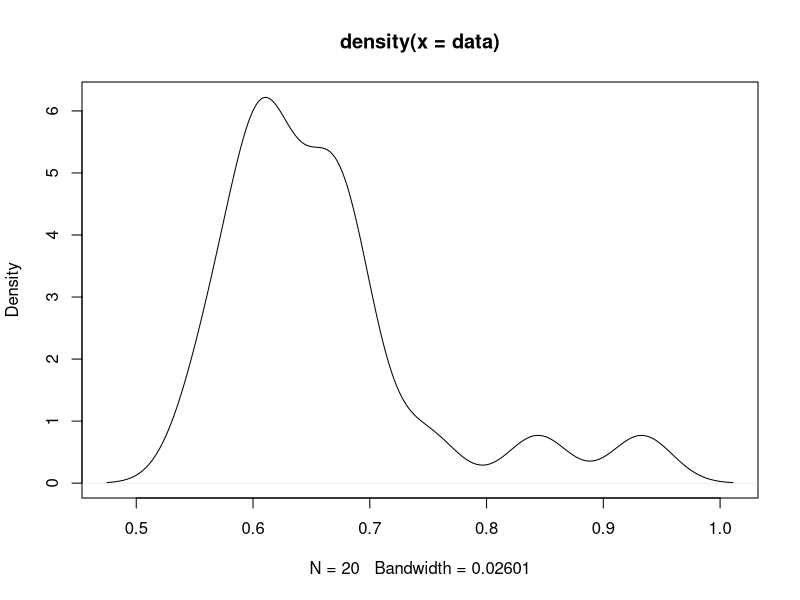
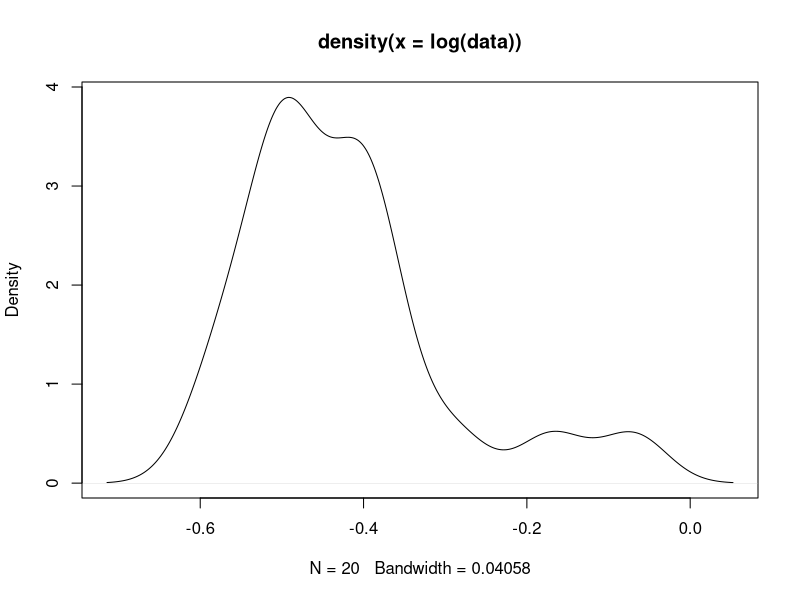
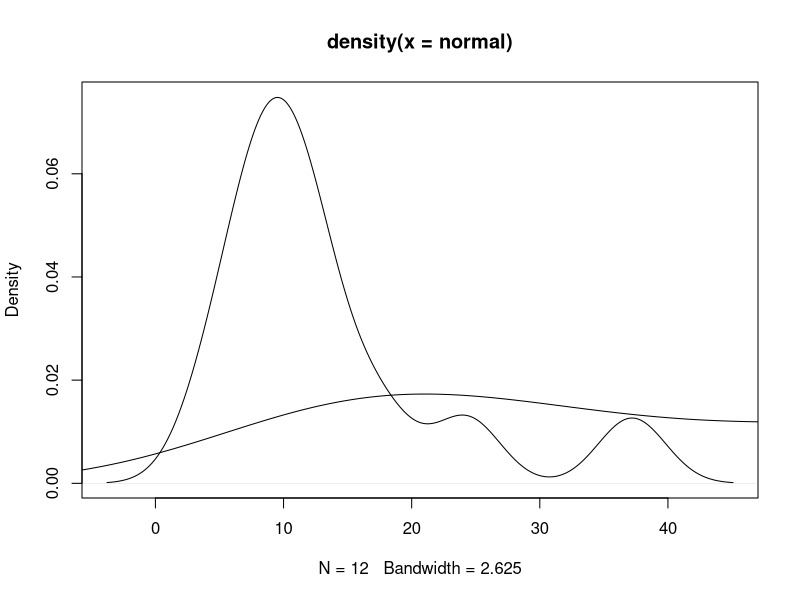
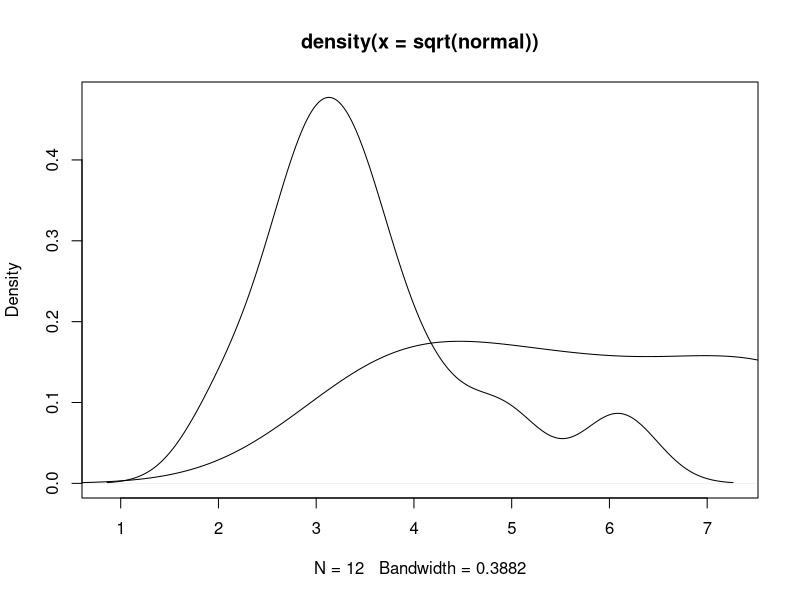
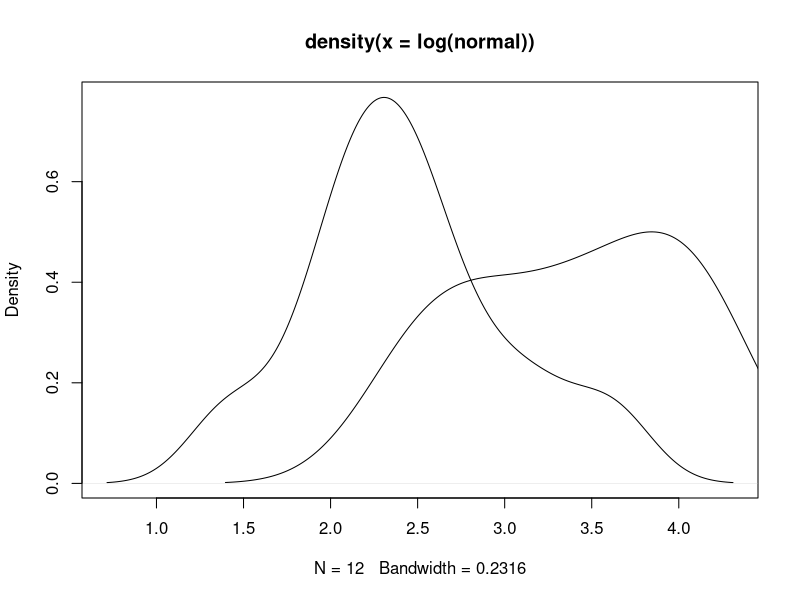
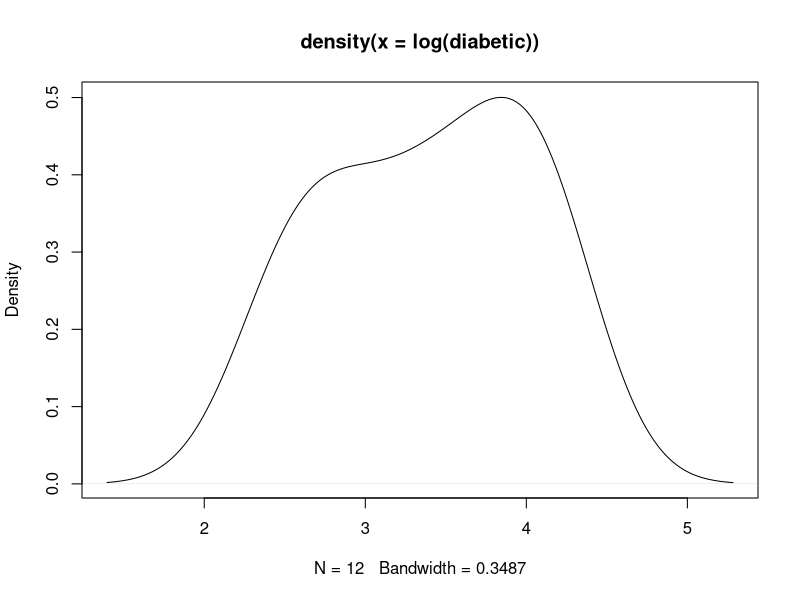
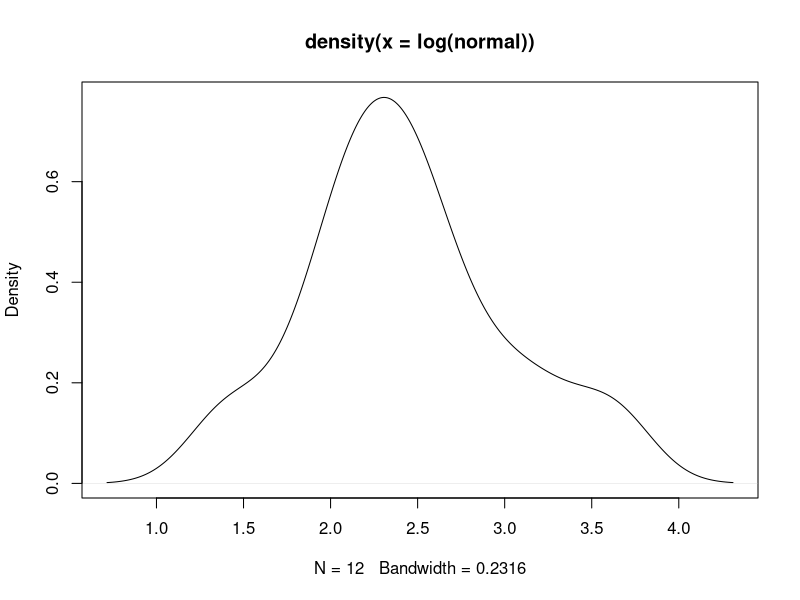

R code for these plots, in order: (Note: this script raises an error after producing the figures.)
# Question 1
# 10.5 Problem Set D 1&2 
# 1)
data = c(0.693, 0.662, 0.690, 0.606, 0.570,0.749, 0.672, 0.628, 0.609, 0.844,0.654, 0.615, 0.668, 0.601, 0.576,0.670, 0.606 ,0.611, 0.553, 0.933)
plot(density(data))
plot(density(log(data)))
# Assumption of normality is more plausible with the log graph
# because its a more smooth curve than the other graph
# thus a more normal distribution

# 2)
# H0: Using golden ratio
# H1: Not using golden ratio
t.test(log(data), mu = 0.618034)
# p-value < 2.2e-16, therefore we reject the H0 and accept H1
# t = -36.169

# Question 2
# 11.4 Problem Set D 1,2,3,4
# 1)
normal = as.vector(c(4.1, 6.3, 7.8, 8.5, 8.9, 10.4, 11.5, 12.0, 13.8, 17.6, 24.3, 37.2))
diabetic = as.vector(c(11.5, 12.1, 16.1, 17.8, 24.0, 28.8, 33.9, 40.7, 51.3, 56.2, 61.7, 69.2))

plot(density(normal))
lines(density(diabetic))
# The distributions don't seem to be symmetric

# 2)
# square root 
plot(density(sqrt(normal)))
lines(density(sqrt(diabetic)))
# log
plot(density(log(normal)))
lines(density(log(diabetic)))
# log(normal) is likely from a symmetric distribution
# I would prefer the log transformation

# 3)
plot(density(log(diabetic)))
plot(density(log(normal)))
# The log of diabetic is more normal than it was but still seems to be bimodal
# The mean of diabetic patients is higher than the mean of the normal patients
# This shows that diabetic patients seem to excrete more β-thromboglobulin than normal patients

# Question 3 
# ISIR 13.4 Question 9
crime = matrix(c(50,43,88,62,155,110,379,300,18,14), ncol=2, byrow=TRUE)
colnames(crime) = c('drink','abstain')
View(crime)

exp.val = function(x){
  n = sum(x)
  n.row = apply(X=x,MARGIN=1,FUN=sum)
  n.col = apply(X=x, MARGIN = 2, FUN = sum)
  expected = outer(X=n.row,Y = n.col)/n
  expected
}
exp = exp.val(crime)
G2 = sum((crime - exp)^2/exp)
1-pchisq(G2,df=8)
# 0.9973544
# p-value is quite large, we cannot accept that crime and drinking are related
# they may be independent

# Question 4
# a)
data("Sahlins")
View(Sahlins)
plot(acres~consumers,data=Sahlins)
# There doesn't seem to be a relationship in the scatterplot

# b) 
m1 = lm(acres~consumers, data = Sahlins)
summary(m1)
plot(acres~consumers, data = Sahlins)
abline(m1, col = 'red')
# The slope does not seem to be significant so we can call it 0
# the intercept is greater than 0, so we are in primitive communism.

#c)
Sah = Sahlins[-(4),]
plot(acres~consumers,data=Sah)
m2 = lm(acres~consumers, data = Sah)
summary(m2)
plot(acres~consumers, data = Sah)
abline(m2, col = 'red')
# Slope: 0.72 
# this is significant we could be in a capitalist society now
# The second plot we created better explains the relationship with an r-squared: ~32.6% 

#d)
# with the 4th house our r-squared was ~14.1%
predict(m1,newdata = data.frame(consumers=1.5),interval = "prediction",level = .98)
#       fit      lwr      upr
#    2.150125 0.961766 3.338483
# 2.15 acres per gardener
